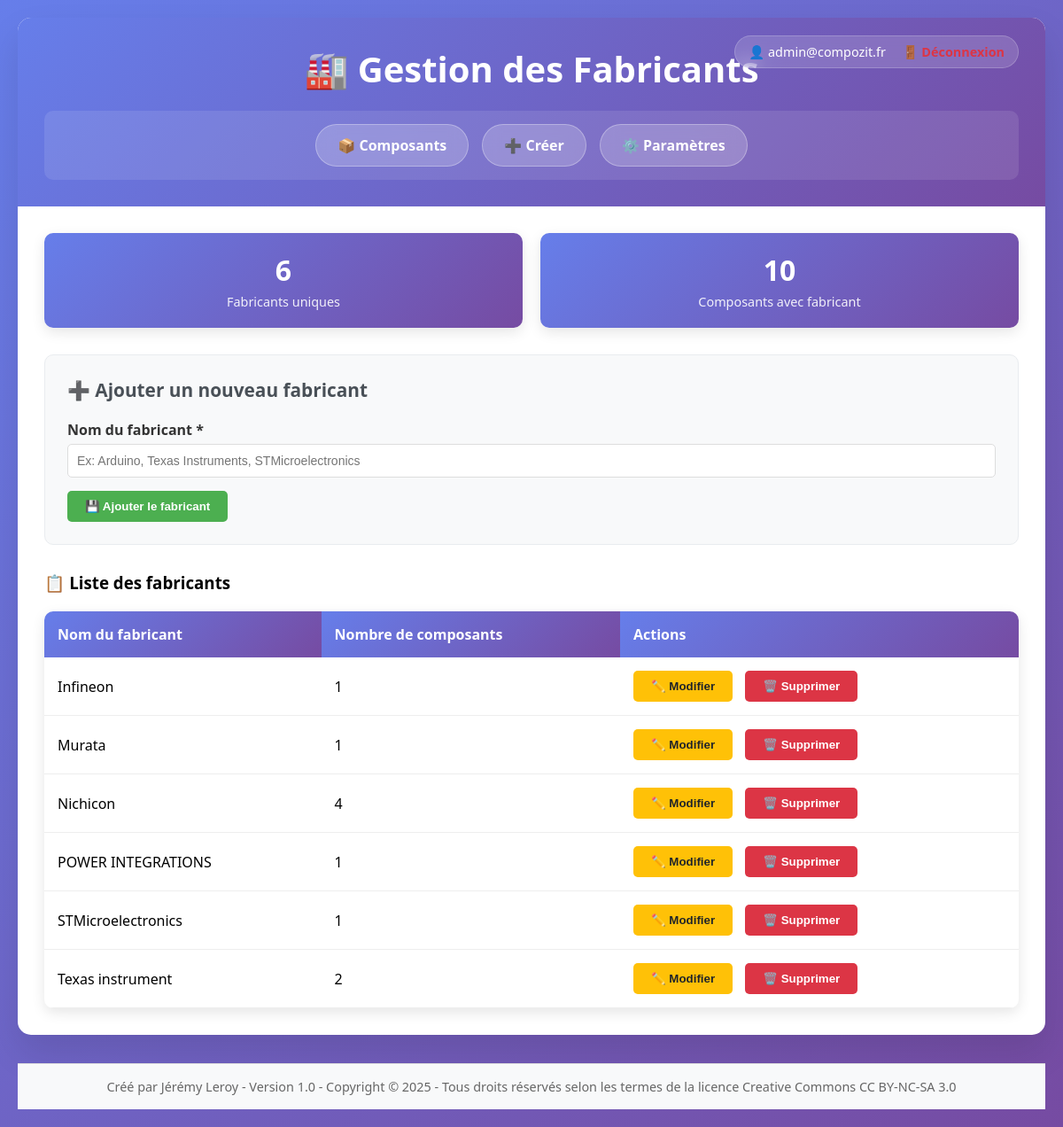
The page /manufacturers.php (signed in) on the database its author committed.
### tables this page shows
CREATE TABLE `manufacturers` (
  `id` int(11) NOT NULL,
  `name` varchar(255) DEFAULT NULL,
  `owner` int(11) NOT NULL,
  `created_at` timestamp NOT NULL DEFAULT current_timestamp()
);

### manufacturers.php (the view, shortened to what this page needs)
<?php
require_once 'config.php';
try {
    $pdo = getConnection();
} catch(PDOException $e) {
    die("Erreur de connexion : " . $e->getMessage());
}
$stmt = $pdo->prepare("
    SELECT m.id, m.name, m.created_at, COUNT(d.id) as component_count
    FROM manufacturers m
    LEFT JOIN data d ON m.name = d.manufacturer AND d.owner = m.owner
    WHERE m.owner = ?
    GROUP BY m.id, m.name, m.created_at
    ORDER BY m.name ASC
");
$stmt->execute([$_SESSION['user_id']]);
$manufacturers = $stmt->fetchAll(PDO::FETCH_ASSOC);
?>
<!DOCTYPE html>
<html lang="fr">
<head>
</head>
<body>
    <div class="container">
        <div class="header">
            <div class="user-info">
                👤 <?php echo htmlspecialchars($_SESSION['user_email']); ?>
                <a href="logout.php" style="margin-left: 15px; color: #dc3545; text-decoration: none; font-weight: bold;">🚪 Déconnexion</a>
            </div>
            <h1>🏭 Gestion des Fabricants</h1>
            <div class="nav-section">
                <div class="nav-buttons">
                    <a href="components.php">📦 Composants</a>
                    <a href="create_component.php">➕ Créer</a>
                    <a href="settings.php">⚙️ Paramètres</a>
                </div>
            </div>
        </div>
        <div class="content">
            <div class="stats">
                <div class="stat-card">
                    <div class="stat-number"><?php echo count($manufacturers); ?></div>
                    <div class="stat-label">Fabricants uniques</div>
                </div>
                <div class="stat-card">
                    <div class="stat-number"><?php echo array_sum(array_column($manufacturers, 'component_count')); ?></div>
                    <div class="stat-label">Composants avec fabricant</div>
                </div>
            </div>
            <div class="form-container">
                <h3>➕ Ajouter un nouveau fabricant</h3>
                <form method="POST">
                    <div class="form-group">
                        <label for="name">Nom du fabricant *</label>
                        <input type="text" id="name" name="name" required placeholder="Ex: Arduino, Texas Instruments, STMicroelectronics">
                    </div>
                    <button type="submit" class="btn btn-primary">💾 Ajouter le fabricant</button>
                </form>
            </div>
            <div class="manufacturers-list">
                <h3>📋 Liste des fabricants</h3>
                <?php if (empty($manufacturers)): ?>
                    <p>Aucun fabricant trouvé. Ajoutez des composants avec des fabricants pour les voir apparaître ici.</p>
                <?php else: ?>
                    <table class="manufacturers-table">
                        <thead>
                            <tr>
                                <th>Nom du fabricant</th>
                                <th>Nombre de composants</th>
                                <th>Actions</th>
                            </tr>
                        </thead>
                        <tbody>
                            <?php foreach ($manufacturers as $manufacturer): ?>
                                <tr>
                                    <td><?php echo htmlspecialchars($manufacturer['name']); ?></td>
                                    <td><?php echo $manufacturer['component_count']; ?></td>
                                    <td>
                                        <button class="btn btn-warning" onclick="editManufacturer('<?php echo htmlspecialchars($manufacturer['name']); ?>')">✏️ Modifier</button>
                                        <button class="btn btn-danger" onclick="deleteManufacturer('<?php echo htmlspecialchars($manufacturer['name']); ?>')">🗑️ Supprimer</button>
                                    </td>
                                </tr>
                            <?php endforeach; ?>
                        </tbody>
                    </table>
                <?php endif; ?>
            </div>
        </div>
    </div>
    <footer style="margin-top: 2rem; padding: 1rem; text-align: center; border-top: 1px solid #ddd; background-color: #f8f9fa; color: #666; font-size: 0.9em;">
        Créé par Jérémy Leroy - Version 1.0 - Copyright © 2025 - Tous droits réservés selon les termes de la licence Creative Commons CC BY-NC-SA 3.0
    </footer>
</body>
</html>

### manufacturers.php (style rules this page uses)
* { margin: 0; padding: 0; box-sizing: border-box; }
body { font-family: 'Segoe UI', Tahoma, Geneva, Verdana, sans-serif; background: linear-gradient(135deg, #667eea 0%, #764ba2 100%); min-height: 100vh; padding: 20px; }
.container { max-width: 1200px; margin: 0 auto; background: white; border-radius: 15px; box-shadow: 0 20px 40px rgba(0,0,0,0.1); overflow: hidden; }
.header { background: linear-gradient(135deg, #667eea 0%, #764ba2 100%); color: white; padding: 30px; position: relative; }
.header h1 { font-size: 2.5em; margin-bottom: 10px; text-align: center; }
.user-info { position: absolute; top: 20px; right: 30px; background: rgba(255,255,255,0.15); padding: 8px 15px; border-radius: 20px; font-size: 0.9em; backdrop-filter: blur(10px); border: 1px solid rgba(255, 255, 255, 0.2); }
.nav-section { background: rgba(255,255,255,0.1); padding: 15px; border-radius: 10px; margin-top: 20px; text-align: center; }
.nav-buttons { display: flex; gap: 15px; align-items: center; justify-content: center; flex-wrap: wrap; }
.nav-buttons a { background: rgba(255, 255, 255, 0.2); color: white; padding: 12px 24px; border-radius: 25px; text-decoration: none; font-weight: 600; transition: all 0.3s ease; backdrop-filter: blur(10px); border: 1px solid rgba(255, 255, 255, 0.3); display: flex; align-items: center; gap: 8px; }
.content { padding: 30px; }
.form-container { background: #f8f9fa; padding: 25px; border-radius: 10px; margin-bottom: 30px; border: 1px solid #e9ecef; }
.form-container h3 { color: #495057; margin-bottom: 20px; font-size: 1.3em; }
.form-group { margin-bottom: 15px; }
.form-group label { display: block; margin-bottom: 5px; font-weight: bold; color: #333; }
.form-group input { width: 100%; padding: 10px; border: 1px solid #ddd; border-radius: 5px; font-size: 14px; }
.btn { padding: 10px 20px; border: none; border-radius: 5px; cursor: pointer; text-decoration: none; font-weight: bold; transition: all 0.3s ease; display: inline-block; margin-right: 10px; }
.btn-primary { background: #4CAF50; color: white; }
.btn-warning { background: #ffc107; color: #212529; }
.btn-danger { background: #dc3545; color: white; }
.manufacturers-table { width: 100%; border-collapse: collapse; margin-top: 20px; background: white; border-radius: 10px; overflow: hidden; box-shadow: 0 5px 15px rgba(0,0,0,0.1); }
.manufacturers-table th { background: linear-gradient(135deg, #667eea 0%, #764ba2 100%); color: white; padding: 15px; text-align: left; font-weight: bold; }
.manufacturers-table td { padding: 15px; border-bottom: 1px solid #eee; }
.stats { display: grid; grid-template-columns: repeat(auto-fit, minmax(200px, 1fr)); gap: 20px; margin-bottom: 30px; }
.stat-card { background: linear-gradient(135deg, #667eea 0%, #764ba2 100%); color: white; padding: 20px; border-radius: 10px; text-align: center; box-shadow: 0 5px 15px rgba(0,0,0,0.1); }
.stat-number { font-size: 2em; font-weight: bold; margin-bottom: 5px; }
.stat-label { font-size: 0.9em; opacity: 0.9; }

### rows shown on the page
manufacturers: name "Infineon", component_count "1"
manufacturers: name "Murata", component_count "1"
manufacturers: name "Nichicon", component_count "4"
manufacturers: name "POWER INTEGRATIONS", component_count "1"
manufacturers: name "STMicroelectronics", component_count "1"
manufacturers: name "Texas instrument", component_count "2"

### other values the page prints
$_SESSION['user_email'] "admin@compozit.fr"
count($manufacturers) "6"
array_sum(array_column($manufacturers, 'component_count')) "10"
